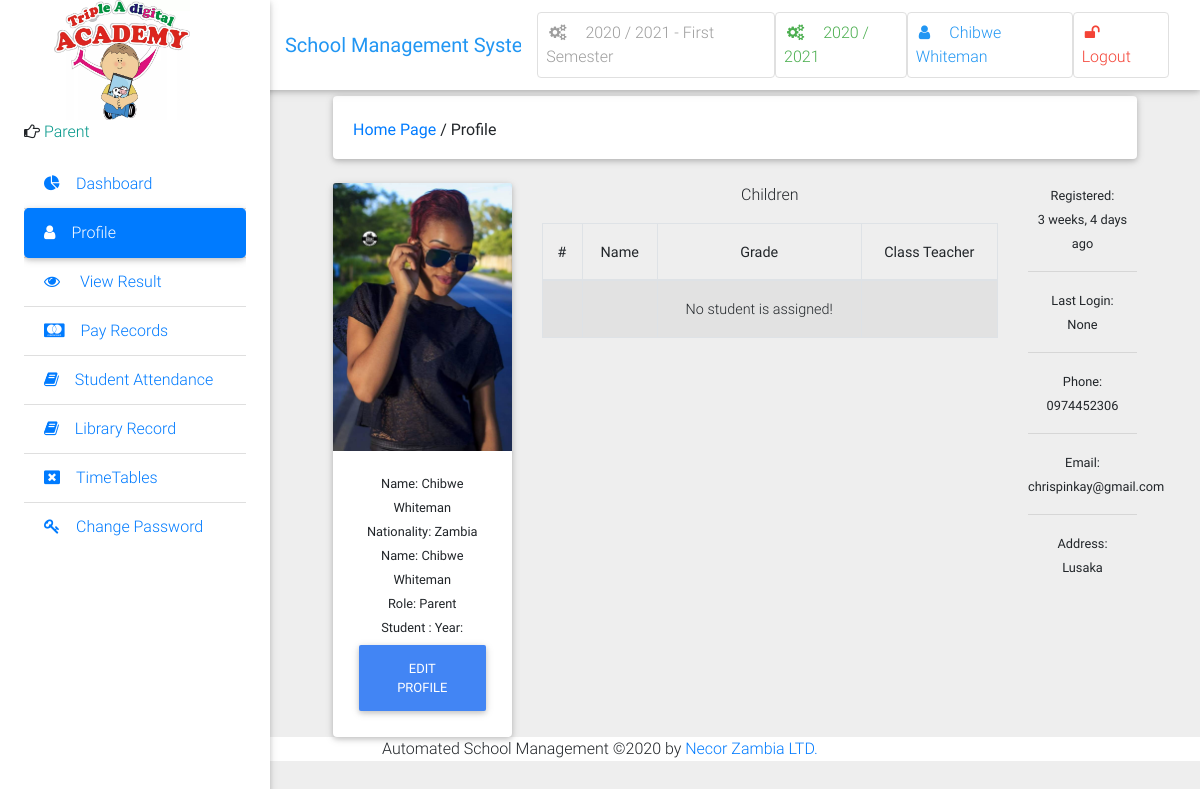
/profile/ (signed in), run on an earlier commit of the app's database.
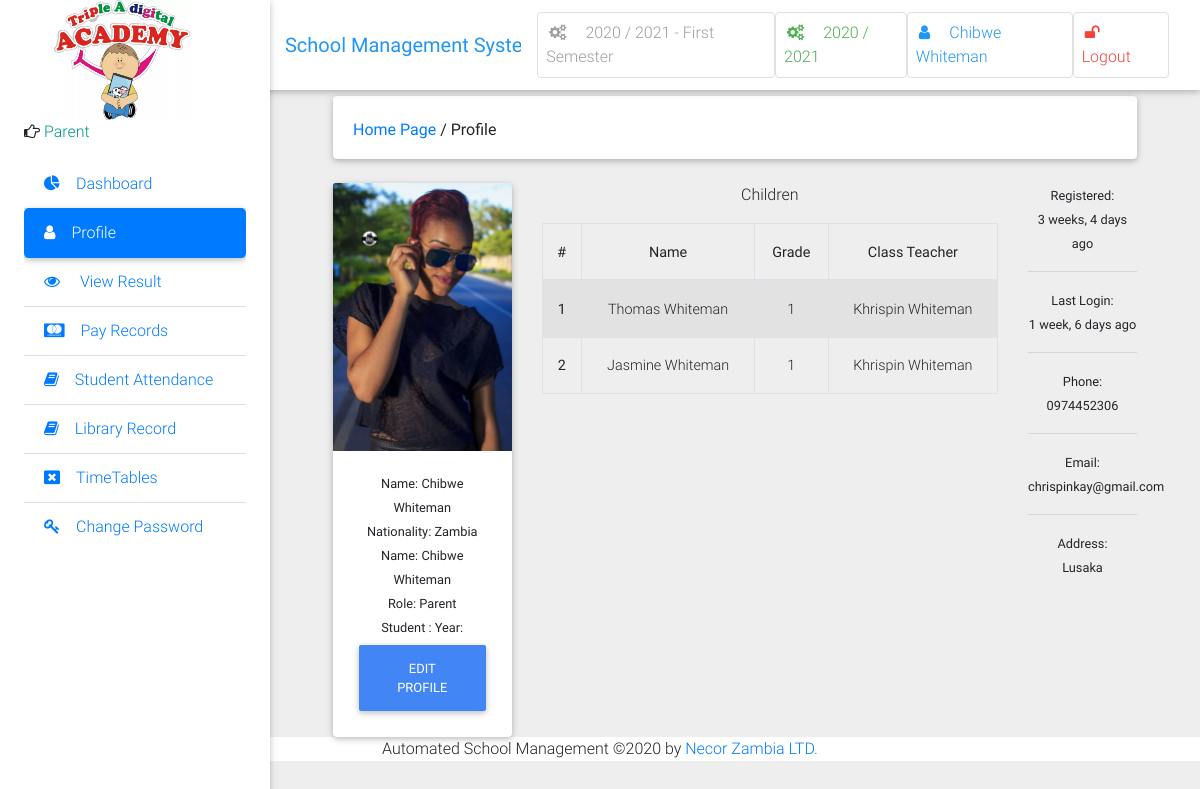
And on a later commit of the database.
### school/models.py (models this page shows, shortened)
class Semester(models.Model):
    semester = models.CharField(max_length=10, choices=SEMESTER, blank=True)
    is_current_semester = models.BooleanField(default=False, blank=True, null=True)
    session = models.ForeignKey(Session, on_delete=models.CASCADE, blank=True, null=True)
    next_semester_begins = models.DateField(null=True, blank=True)
    def __str__(self):
        return str(self.session) + ' - ' + str(self.semester)

class Session(models.Model):
    session = models.CharField(max_length=200, unique=True)
    is_current_session = models.BooleanField(default=False, blank=True, null=True)
    next_session_begins = models.DateField(blank=True, null=True)
    def __str__(self):
        return self.session

class User(AbstractUser):
    is_student = models.BooleanField(default=False)
    is_lecturer = models.BooleanField(default=False)
    is_librarian = models.BooleanField(default=False)
    is_parent = models.BooleanField(default=False)
    phone = models.CharField(max_length=60, blank=True, null=True)
    address = models.CharField(max_length=60, blank=True, null=True)
    picture = models.ImageField(upload_to="users/pictures/%Y/%m/%d'", blank=True, null=True)
    email = models.EmailField(blank=True, null=True)
    password_type = models.CharField('Password Type', default='Expirable', max_length=200, choices=PASSWORD_TYPES)
    days_for_password_expiry = models.ForeignKey(PasswordConfigurations, on_delete=models.CASCADE, null=True, blank=True)
    last_password_reset_date = models.DateField('Reset On', auto_now=True)
    password_expiry_date = models.DateField(editable=False, null=True, blank=True)
    is_password_expired = models.BooleanField(default=False,)
    username_validator = ASCIIUsernameValidator()
    def get_picture(self):
        no_picture = settings.STATIC_URL + 'img/img_avatar.png'
        try:
            return self.picture.url
        except:
            return no_picture
    def get_full_name(self):
        full_name = self.username
        if self.first_name and self.last_name:
            full_name = self.first_name + " " + self.last_name
        return full_name
    def __str__(self):
        return self.get_full_name()

class Parent(models.Model):
    user = models.OneToOneField(User, on_delete=models.CASCADE)
    occupation = models.CharField('Occupation', max_length=200, null=True, blank=True)
    nationality = models.CharField('Nationality', max_length=200, null=True, blank=True)

class Children(models.Model):
    parent = models.ForeignKey(Parent, on_delete=models.CASCADE)
    student = models.ForeignKey(Student, on_delete=models.CASCADE)
    relation = models.CharField('Relation', max_length=200, choices=PARENT_CHILD_RELATION)
    class Meta:
        verbose_name_plural = 'Children'
        verbose_name = 'Child'

class Student(models.Model):
    user = models.OneToOneField(User, on_delete=models.CASCADE)
    id_number = models.CharField(max_length=20, unique=True)
    schoolclass = models.ForeignKey(SchoolClass, verbose_name='Class', default='', on_delete=models.CASCADE)
    enrollment_date = models.DateField(auto_now_add=True, null=True, blank=True)
    level = models.ForeignKey(Level, verbose_name='Grade', default='', on_delete=models.CASCADE)

class Level(models.Model):
    level = models.CharField('Grade', max_length=200, )
    def __str__(self):
        return self.level
    class Meta:
        verbose_name_plural = 'Levels/Grades'
        verbose_name = 'Level/Grade'

class SchoolClass(models.Model):
    grade = models.ForeignKey(Level, verbose_name='Level', default='', on_delete=models.CASCADE)
    classname = models.CharField('Enter Class Title', max_length=200, default='', help_text='name of class, (eg. A)')
    classteacher = models.ForeignKey(User, verbose_name='Assign Teacher', max_length=200, default='',
                                     on_delete=models.CASCADE)
    courses = models.ManyToManyField(Course, verbose_name='Choose Courses', related_name='class_subject',
                                      help_text='Hold Ctrl to choose multiple')
    class Meta:
        verbose_name = 'School Class'
        verbose_name_plural = 'School Classes'

### school/views.py (the view, shortened to what this page needs)
# urls.py: path('profile/', views.profile, name='profile'),
@login_required
def profile(request):
    current_semester = Semester.objects.get(is_current_semester=True)
    if request.user.is_lecturer:
        print("IF LECTUREr::")
        courses = Course.objects.filter(allocated_course__lecturer__pk=request.user.id).filter(
            semester=current_semester)
        return render(request, 'account/profile.html', {"courses": courses, })
    elif request.user.is_parent:
        print("IF parent::")
        parent = Parent.objects.get(user__pk=request.user.id)
        students = Children.objects.filter(parent__user__pk=request.user.id)
        context = {
            'students': students,
            'parent': parent,
        }
        return render(request, 'account/profile.html', context)
    else:
        staff = User.objects.filter(is_lecturer=True)
        return render(request, 'account/profile.html', {"staff": staff})

### school/templates/account/profile.html (shortened to what this page needs)
{% extends 'school/base.html' %}
{% load static %}
{% load humanize %}
{% block side_bar %}
    {% include 'school/partial_active_element.html' with active='Profile' %}
{% endblock side_bar %}
{% block content %}
    <div class="container-fluid mt-5">
        <div class="card mb-4 wow fadeIn">
            <div class="card-body d-sm-flex justify-content-between">
                <h6 class="mb-2 mb-sm-0 pt-1">
                    <a href="/">Home Page</a>
                    <span>/</span>
                    <span>Profile</span>
                </h6>
            </div>
        </div>
        <div class="row">
            <div class="col-md-3">
                <div class="card">
                    <div class="view overlay">
                        <img class="card-img-top" src="{{ request.user.get_picture }}" alt="User Image">
                    </div>
                    {% if request.user.is_parent %}
                        <div class="card-body card-body-cascade text-center">
                            <small class="card-title">Name: {{ request.user.get_full_name|capfirst }}</small>
                            <br>
                            <small class="card-title">Nationality: {{ parent.nationality|capfirst }}</small>
                            <br>
                            <small class="card-title">Name: {{ request.user.get_full_name|capfirst }}</small>
                            <br>
                            <small class="card-title">Role: Parent</small>
                            <br>
                            <small class="card-title">Student : {{ level.level }}</small>
                            <small class="card-title">Year: {{ level.level }}</small>
                            <a href="{% url 'edit_profile' %}" class="btn btn-primary">Edit Profile</a>
                        </div>
                    {% endif %}
                </div>
            </div>
            {% if request.user.is_parent %}
                <div class="col-md-7 text-center">
                    <p>Children</p>
                    <div class="table-wrapper-scroll-y">
                        <table class="table table-bordered table-striped">
                            <thead>
                            <tr>
                                <th scope="col">#</th>
                                <th scope="col">Name</th>
                                <th scope="col">Grade</th>
                                <th scope="col">Class Teacher</th>
                            </tr>
                            </thead>
                            <tbody>
                            {% for student in students reversed %}
                                <tr>
                                    <th scope="row">{{ forloop.counter }}</th>
                                    <td>{{ student.student.user.get_full_name }}</td>
                                    <td>{{ student.student.level }}</td>
                                    <td>{{ student.student.schoolclass.classteacher }}</td>
                                </tr>
                            {% empty %}
                                <tr>
                                    <td></td>
                                    <td></td>
                                    <td>No student is assigned!</td>
                                    <td></td>
                                </tr>
                            {% endfor %}
                            </tbody>
                        </table>
                    </div>
                </div>
            {% endif %}
            <div class="col-md-2 text-center">
                <small> Registered:<br>
                    <date>{{ user.date_joined|naturaltime }}</date>
                </small>
                <hr/>
                <small> Last Login:<br>
                    <date>{{ user.last_login|naturaltime }}</date>
                </small>
                <hr/>
                <small> Phone:<br>
                    <date>{% if user.phone %}{{ user.phone }}{% endif %}</date>
                </small>
                <hr/>
                <small> Email:<br>
                    <date>{{ user.email }}</date>
                </small>
                <hr/>
                <small> Address:<br>
                    <date>{{ user.address }}</date>
                </small>
            </div>
        </div>
{% endblock %}

### school/templates/school/base.html (shortened to what this page needs)
{% load static %}
<!DOCTYPE html>
<html lang="en">
<head>
    <link rel="stylesheet" href="https://cdn.datatables.net/1.10.20/css/jquery.dataTables.min.css">
    <link rel="stylesheet" href="https://cdn.datatables.net/buttons/1.6.1/css/buttons.dataTables.min.css">
    <link rel="stylesheet" href="https://maxcdn.bootstrapcdn.com/font-awesome/4.7.0/css/font-awesome.min.css">
    <link href="{% static 'school/css/bootstrap.min.css' %}" rel="stylesheet">
    <link href="{% static 'school/css/mdb.min.css' %}" rel="stylesheet">
    <link href="{% static 'school/css/style.css' %}" rel="stylesheet">
    <link rel="stylesheet" type="text/css" href="https://cdn.datatables.net/1.10.20/css/jquery.dataTables.css">
{% include 'school/small-screen-navbar.html'%}
</head>
<body class="grey lighten-3">
<header>
    <nav class="navbar fixed-top navbar-expand-lg navbar-light white scrolling-navbar">
        <div class="container-fluid">
            <a class="navbar-brand waves-effect" href="/">
                <strong class="blue-text">School Management System</strong>
            </a>
            <div class="collapse navbar-collapse" id="navbarSupportedContent">
                <ul class="navbar-nav nav-flex-icons">
                    <li class="nav-item">
                        <a href="{% if request.user.is_superuser %}{% url 'manage_semester' %}{% else %}#{% endif %}"
                           class="nav-link border border-light grey-text rounded waves-effect">
                            <i class="fa fa-cogs mr-3"></i>{{ current_semester }} Semester
                        </a>
                    </li>
                    <li class="nav-item">
                        <a href="{% if request.user.is_superuser %}{% url 'manage_session' %}{% else %}#{% endif %}"
                           class="nav-link border border-light green-text rounded waves-effect">
                            <i class="fa fa-cogs mr-3"></i>{{ current_session }}
                        </a>
                    </li>
                    <li class="nav-item">
                        <a href="{% url 'profile' %}"
                           class="nav-link border border-light rounded waves-effect blue-text">
                            <i class="fa fa-user mr-3"></i>{{ user|capfirst }}
                        </a>
                    </li>
                    <li class="nav-item">
                        <a href="/accounts/logout/" class="nav-link border border-light rounded waves-effect red-text">
                            <i class="fa fa-unlock mr-3"></i>Logout
                        </a>
                    </li>
                </ul>
            </div>
        </div>
    </nav>
    <div class="sidebar-fixed position-fixed">
        <img src="{% static 'img/logo.jpg' %}" id="icon" class="logo" style="margin-left: 30px">
        {% if request.user.is_lecturer %}
            <p><i class="fa fa-hand-o-right" aria-hidden="true"></i>
                <span class="teal-text text-center"> Lecturer</span></p>
        {% elif request.user.is_student %}
            <p><i class="fa fa-hand-o-right" aria-hidden="true"></i>
                <span class="teal-text text-center"> Student</span></p>
        {% elif request.user.is_parent %}
            <p><i class="fa fa-hand-o-right" aria-hidden="true"></i>
                <span class="teal-text text-center"> Parent</span></p>
        {% elif request.user.is_librarian %}
            <p><i class="fa fa-hand-o-right" aria-hidden="true"></i>
                <span class="teal-text text-center"> Library</span></p>
        {% else %}
            <p><i class="fa fa-hand-o-right" aria-hidden="true"></i>
                <span class="teal-text text-center"> System Admin</span></p>
        {% endif %}
        <div class="dashboard">
            {% block side_bar %}{% endblock side_bar %}
        </div>
    </div>
</header>
<main class="pt-5 mx-lg-5">
    {% block content %} {% endblock %}
</main>
<footer class="" style="background-color: white">
    <center>Automated School Management &copy;{% now 'Y' %} by <a href="www.necor.co.zm">Necor Zambia LTD.</a> </center>
</footer>
</body>
</html>

### school/templates/school/small-screen-navbar.html (shortened to what this page needs)
<!DOCTYPE html>
<html lang="en">
<head>
</head>
<body>
</body>
</html>

### school/templates/school/partial_active_element.html (shortened to what this page needs)
<div class="list-group list-group-flush">
    <a href="/" class="list-group-item
        {% if active == 'Dashboard' %} active {% endif %} waves-effect">
        <i class="fa fa-pie-chart mr-3" aria-hidden="true"></i>Dashboard</a>
    <a href="{% url 'profile' %}" class="list-group-item
        {% if active == 'Profile' %} active {% endif %} waves-effect">
        <i class="fa fa-user mr-3" aria-hidden="true"></i>Profile</a>
    {% if request.user.is_student or request.user.is_parent %}
        <a href="{% url 'view_results' %}" class="list-group-item
        {% if active == 'view_results' %} active {% endif %} waves-effect">
            <i class="fa fa-eye mr-3" aria-hidden="true"></i>
            View Result</a>
    {% endif %}
    {% if request.user.is_student or request.user.is_parent %}
        <a href="{% url 'pay_history' %}" class="list-group-item
        {% if active == 'payment' %} active {% endif %} waves-effect">
            <i class="fa  fa-cc-mastercard mr-3" aria-hidden="true"></i>Pay Records</a>
    {% endif %}
    {% if request.user.is_student or request.user.is_parent %}
        <a href="{% url 'student_attendance' %}" class="list-group-item
        {% if active == 'student_attendance' %} active {% endif %} waves-effect">
            <i class="fa  fa-book mr-3" aria-hidden="true"></i>Student Attendance</a>
    {% endif %}
    {% if request.user.is_student or request.user.is_parent %}
        <a href="#" class="list-group-item
        {% if active == 'library' %} active {% endif %} waves-effect">
            <i class="fa  fa-book mr-3" aria-hidden="true"></i>Library Record</a>
    {% endif %}
    <a href="{% url 'timetable_all' %}" class="list-group-item waves-effect">
        <i class="fa  fa-times-rectangle mr-3" aria-hidden="true"></i>TimeTables</a>
    <a href="{% url 'change_password' %}" class="list-group-item
        {% if active == 'change_password' %} active {% endif %} waves-effect">
        <i class="fa  fa-key mr-3" aria-hidden="true"></i>Change Password</a>
</div>

What changed in the data, as far as the page shows it:
changed User "Chibwe Whiteman": last_login "None" → "1 week, 6 days ago"
added Children: student.user.get_full_name "Thomas Whiteman", student.level "1", student.schoolclass.classteacher "Khrispin Whiteman"
added Children: student.user.get_full_name "Jasmine Whiteman", student.level "1", student.schoolclass.classteacher "Khrispin Whiteman"
Also different on the page:
text no longer shown: "No student is assigned!"
